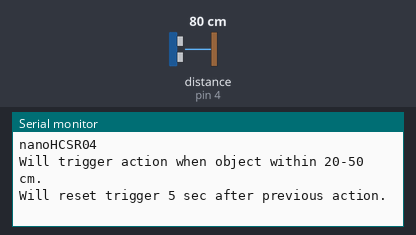
Simulated run of this sketch. Board: Arduino Uno, built with avr-gcc and run on an emulated ATmega328P. On the bench: the last lines printed to the serial monitor. Wiring (inferred from the names in the program): ultrasonic range finder: trigger pin 2; echo pin 4. The test bench sets the inputs (shaded band); at power-on: distance to the obstacle (sensor on pin 4) 80 cm. The echo pulse lasts 58.3 µs per cm; random numbers use the default seed unless the sketch sets one.

Above: at 1.8 s.
1.9 s: distance to the obstacle (sensor on pin 4) set to 56 cm
3.4 s: distance to the obstacle (sensor on pin 4) set to 47 cm
At 5.5 s:
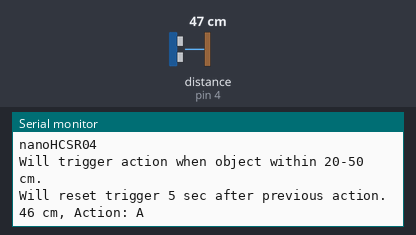
At 11.2 s:
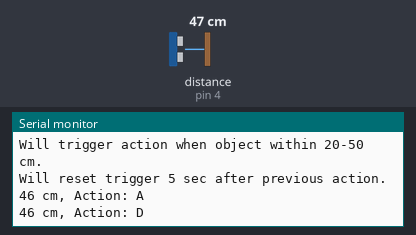

The sketch:

nanoHCSR04.ino
```cpp
int trig = 2;
int echo = 4;
int minTriggerDistance = 20;
int maxTriggerDistance = 50;
char actions[4] = {'A','B','C','D'};
long waitBetweenActions = 5000;
long lastActionTime = millis();
long randomAction, duration, distance;

void setup()
{
  pinMode(trig, OUTPUT);
  pinMode(echo, INPUT);
  Serial.begin(9600);
  randomSeed(analogRead(A0));
  Serial.println("nanoHCSR04");
  Serial.print("Will trigger action when object within ");
  Serial.print(minTriggerDistance);
  Serial.print("-");
  Serial.print(maxTriggerDistance);
  Serial.println(" cm.");
  Serial.print("Will reset trigger ");
  Serial.print(waitBetweenActions/1000);
  Serial.println(" sec after previous action.");
}

void loop() {
//  Serial.print("last: ");
//  Serial.print(lastActionTime);
//  Serial.print(" current: ");
//  Serial.println(millis());

  digitalWrite(trig, LOW);
  delayMicroseconds(2);
  digitalWrite(trig, HIGH);
  delayMicroseconds(10);
  digitalWrite(trig, LOW);
  duration = pulseIn(echo, HIGH);
  distance = (duration/2) / 29.1;

  if ((distance > minTriggerDistance) && (distance < maxTriggerDistance)) {
    if (millis() > lastActionTime + waitBetweenActions) {
      randomAction = random(0,4);
      Serial.print(distance);
      Serial.print(" cm,");
      Serial.print(" Action: ");
      Serial.println(actions[randomAction]);

      lastActionTime = millis();
    }
  }

  delay(1000);
}
```

Measured:
- the behaviour switches between 51 and 50 cm on distance to the obstacle (sensor on pin 4) (found by bisection; images 0 and 1)
- after the input at 3.4 s, the serial monitor: prints a new line after 1.7 s (image 1)
